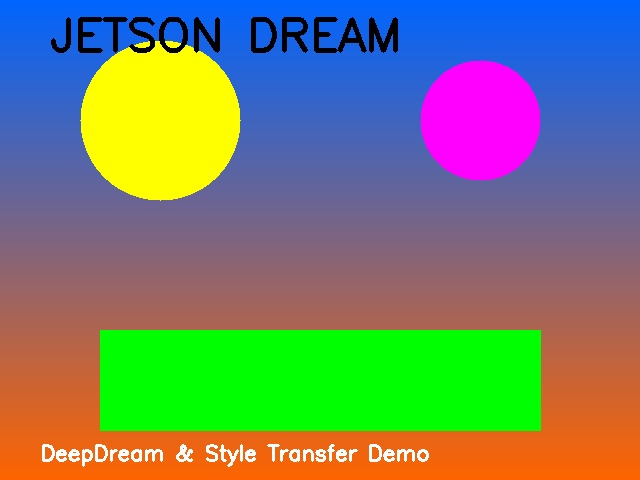
#> input picture test_image.jpg, 640 x 480 px
$ python demo_image.py test_image.jpg
#> lines starting #> are read from the running program, lines starting #| are printed output that depends on the picture
### scripts/dream_engine.py
#!/usr/bin/env python3
"""
DeepDream engine — real-time dreamy video processing.

Uses PyTorch InceptionV3 to maximize activations in selected layers,
producing the classic psychedelic / hallucinatory DeepDream effect.
Optimized for Jetson Orin Nano with TensorRT when available.

Controllable parameters:
  - layer_index:  Which Inception layer to dream on (0-9). Shallow layers
                  produce textures/edges, deep layers produce eyes/faces/dogs.
  - intensity:    Gradient step size (dream strength per iteration).
  - octaves:      Number of resolution scales (more = richer detail, slower).
  - octave_scale: Downscale factor between octaves.
  - iterations:   Gradient ascent steps per octave.
  - feedback:     How much of the previous dreamed frame feeds into the next
                  (0 = no feedback / each frame independent, 1 = full recursion).
  - zoom:         Slow zoom into center each frame (for the classic zoom effect).
  - jitter:       Random shift before each gradient step (reduces tile artifacts).
"""

import numpy as np

try:
    import torch
    import torch.nn as nn
    from torchvision import models, transforms
except ImportError:
    torch = None

try:
    import cv2
except ImportError:
    cv2 = None


# ImageNet normalization constants
IMAGENET_MEAN = np.array([0.485, 0.456, 0.406], dtype=np.float32)
IMAGENET_STD = np.array([0.229, 0.224, 0.225], dtype=np.float32)

# Named layers we can dream on — ordered shallow → deep
DREAM_LAYERS = [
    "Conv2d_1a_3x3",       # 0 — edges, low-level patterns
    "Conv2d_2b_3x3",       # 1 — textures
    "Conv2d_3b_1x1",       # 2 — simple patterns
    "Conv2d_4a_3x3",       # 3 — complex textures
    "Mixed_5b",            # 4 — eyes, spirals
    "Mixed_5c",            # 5 — animal features
    "Mixed_5d",            # 6 — shapes, proto-objects
    "Mixed_6a",            # 7 — abstract structures
    "Mixed_6b",            # 8 — complex forms
    "Mixed_7a",            # 9 — high-level hallucinations
]


class InceptionDreamModel(nn.Module):
    """Wrapper around InceptionV3 that returns activations at a chosen layer."""

    # [41 lines left out: functions __init__, forward, not called in this run]


class DeepDreamEngine:
    """Real-time DeepDream processor for video frames."""

    def __init__(self, resolution: tuple[int, int] = (640, 480), turbo: bool = False):
        if torch is None:
            raise RuntimeError("PyTorch is required: pip install torch torchvision")
        if cv2 is None:
            raise RuntimeError("OpenCV is required: pip install opencv-python")

        self.resolution = resolution
        self.turbo = turbo
        self.device = torch.device("cuda" if torch.cuda.is_available() else "cpu")

        # Load model
        print(f"DeepDream: loading InceptionV3 on {self.device}...")
        self.model = InceptionDreamModel().to(self.device)
        self.model.eval()
        for param in self.model.parameters():
            param.requires_grad_(False)

        # FP16 + AMP for turbo mode
        self._amp_enabled = turbo and torch.cuda.is_available()
        if self._amp_enabled:
            print("DeepDream: AMP FP16 enabled")

        print("DeepDream: model loaded")

        # Processing parameters (updated each frame from MIDI)
        self.layer_index = 4          # Start with Mixed_5b (eyes/spirals)
        self.intensity = 0.02         # Step size
        self.octaves = 3              # Number of octave scales
        self.octave_scale = 1.4       # Downscale factor
        self.iterations = 5           # Steps per octave
        self.feedback = 0.3           # Previous frame bleed [0-1]
        self.zoom = 1.002             # Zoom factor per frame (1.0 = none)
        self.jitter = 16              # Random shift to reduce tiling
        self.hue_shift = 0.0          # Color rotation [0-1]
        self.blur_amount = 0.0        # Post-blur [0-1]

        # Frame skip: only run full dream every N frames, reuse previous result
        self.frame_skip = 0           # 0 = process every frame, 2 = process every 3rd
        self._frame_counter = 0
        self._skip_result = None      # cached result for skipped frames

        # State
        self._prev_frame = None       # Previous output for feedback loop

        # Normalization transform
        self._normalize = transforms.Normalize(
            mean=IMAGENET_MEAN.tolist(),
            std=IMAGENET_STD.tolist(),
        )

    # [62 lines left out: functions target_layer, _preprocess, _postprocess, _dream_step, _apply_zoom, _apply_jitter, not called in this run]

    def _undo_jitter(self, tensor: "torch.Tensor", ox: int, oy: int) -> "torch.Tensor":
        return torch.roll(tensor, shifts=(-oy, -ox), dims=(2, 3))

    # [181 lines left out: functions _apply_hue_shift, process_frame, process_frame_fast, update_params, get_info, not called in this run]

### demo_image.py
#!/usr/bin/env python3
"""
Demo: Process a static image through DeepDream and Style Transfer.

Shows how the AI engines work without needing camera/MIDI.
"""

import sys
from pathlib import Path

# Ensure imports work
sys.path.insert(0, str(Path(__file__).parent))

import argparse
import cv2
import numpy as np

from scripts.dream_engine import DeepDreamEngine
from scripts.style_engine import StyleTransferEngine


def demo_image(image_path: str, output_dir: str = "demo_output"):
    """Process an image through both engines and save results."""
#> called with image_path = 'test_image.jpg', output_dir = 'demo_output'

    # Create output directory
    Path(output_dir).mkdir(exist_ok=True)

    # Load image
    print(f"Loading image: {image_path}")
    img = cv2.imread(image_path)
#> img is the input picture: shape (480, 640, 3); mean B, G, R 108.5, 128.6, 116.7
    if img is None:
        print(f"ERROR: Cannot load image {image_path}")
        return

    h, w = img.shape[:2]
#> h = 480; w = 640
    print(f"  Resolution: {w}×{h}")
#|   Resolution: 640×480

    # Resize to processing resolution for speed
    proc_w, proc_h = 480, 360
    if (w, h) != (proc_w, proc_h):
        img = cv2.resize(img, (proc_w, proc_h))
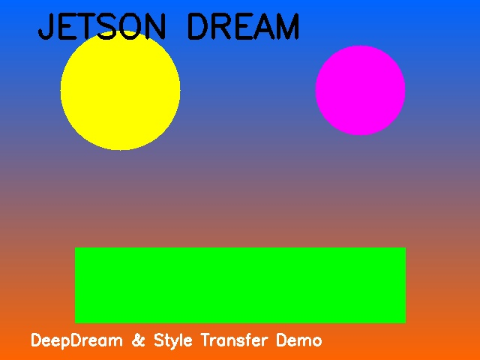
#> img: shape (360, 480, 3); mean B, G, R 108.5, 128.6, 116.7
        print(f"  Resized to: {proc_w}×{proc_h} for processing")

    orig = img.copy()

    print("\n" + "="*60)
    print("DEEPDREAM ENGINE")
    print("="*60)

    # Initialize DeepDream
    dream = DeepDreamEngine(resolution=(proc_w, proc_h), turbo=False)

    # Process with different layers
    print("\nProcessing DeepDream at different layers:")
    print("  (Layer 0=textures, 4=balanced, 9=extreme)")

    for layer in [0, 4, 9]:
        print(f"\n  Layer {layer}...", end=" ", flush=True)
        dream.layer_index = layer
        dream.intensity = 0.03
        dream.octaves = 3
        dream.iterations = 5

        result = dream.process_frame(orig.copy())

        output_path = f"{output_dir}/deepdream_layer{layer}.jpg"
        cv2.imwrite(output_path, result)
        print(f"✓ → {output_path}")

    print("\n" + "="*60)
    print("STYLE TRANSFER ENGINE")
    print("="*60)

    # Initialize Style Transfer
    style = StyleTransferEngine(models_dir="models", resolution=(proc_w, proc_h), turbo=False)

    print(f"\nAvailable styles: {style.style_names}")
    print("\nProcessing styles:")

    for i, style_name in enumerate(style.style_names[:4]):  # First 4 styles
        print(f"\n  Style {i}: {style_name}...", end=" ", flush=True)

        if not style.load_style(style_name):
            print("✗ Model not found (download first)")
            continue

        result = style.process_frame(orig.copy())

        # Sanitize filename
        safe_name = style_name.replace("/", "_").replace(" ", "_")
        output_path = f"{output_dir}/style_{safe_name}.jpg"
        cv2.imwrite(output_path, result)
        print(f"✓ → {output_path}")

    print("\n" + "="*60)
    print("BLEND MODE (50% Dream + 50% Style)")
    print("="*60)

    # Blend mode demo
    print("\nProcessing blend (InceptionV3 + Style Transfer)...")

    dream.layer_index = 6
    dream.intensity = 0.03
    dream.octaves = 2
    dream.iterations = 3

    dream_result = dream.process_frame(orig.copy())

    style.select_style_by_index(0)
    style_result = style.process_frame(orig.copy())

    blend_result = cv2.addWeighted(dream_result, 0.5, style_result, 0.5, 0)

    output_path = f"{output_dir}/blend_50_50.jpg"
    cv2.imwrite(output_path, blend_result)
    print(f"  ✓ → {output_path}")

    # Also try 70% domain 30% style
    blend_result_70 = cv2.addWeighted(dream_result, 0.7, style_result, 0.3, 0)
    output_path = f"{output_dir}/blend_70_30.jpg"
    cv2.imwrite(output_path, blend_result_70)
    print(f"  ✓ → {output_path}")

    print("\n" + "="*60)
    print("EFFECTS DEMO")
    print("="*60)

    # Test parameter variations
    print("\nTesting feedback loop (previous frame recursion)...")

    dream.layer_index = 4
    dream.intensity = 0.02
    dream.octaves = 2
    dream.iterations = 3
    dream.feedback = 0.3  # Accumulate 30% of previous

    feedback_frame = orig.copy()
    for i in range(5):
        feedback_frame = dream.process_frame(feedback_frame)
        if i == 4:  # Save final
            output_path = f"{output_dir}/feedback_recursive.jpg"
            cv2.imwrite(output_path, feedback_frame)
            print(f"  ✓ Iteration 5 → {output_path}")

    print("\n" + "="*60)
    print("PARAMETER SENSITIVITY")
    print("="*60)

    # Show how octaves affect output
    print("\nOctave impact (Dream mode):")
    dream.feedback = 0.0  # No feedback
    dream.layer_index = 4
    dream.intensity = 0.03
    dream.iterations = 5

    for octaves in [1, 2, 4]:
        dream.octaves = octaves
        result = dream.process_frame(orig.copy())
        output_path = f"{output_dir}/octaves_{octaves}.jpg"
        cv2.imwrite(output_path, result)
        print(f"  {octaves} octaves → {output_path}")

    # Show intensity impact
    print("\nIntensity impact (Dream mode, 2 octaves):")
    dream.octaves = 2

    for intensity in [0.01, 0.03, 0.08]:
        dream.intensity = intensity
        result = dream.process_frame(orig.copy())
        output_path = f"{output_dir}/intensity_{intensity:.3f}.jpg"
        cv2.imwrite(output_path, result)
        print(f"  intensity={intensity} → {output_path}")

    print("\n" + "="*60)
    print(f"✓ ALL DEMOS COMPLETE")
    print(f"  Output saved to: {output_dir}/")
    print("="*60)

    # List all outputs
    import os
    outputs = sorted(os.listdir(output_dir))
    print(f"\nGenerated {len(outputs)} images:")
    for fname in outputs:
        fpath = os.path.join(output_dir, fname)
        size = os.path.getsize(fpath) / 1024
        print(f"  • {fname} ({size:.1f} KB)")


def generate_test_image(output_path: str = "test_image.jpg", width: int = 640, height: int = 480):
    """Generate a test image with shapes and text."""
    img = np.ones((height, width, 3), dtype=np.uint8) * 255

    # Gradient background
    for y in range(height):
        img[y, :] = [int(255 * (1 - y/height)), 100, int(255 * y/height)]

    # Circles and shapes
    cv2.circle(img, (width//4, height//4), 80, (0, 255, 255), -1)
    cv2.circle(img, (3*width//4, height//4), 60, (255, 0, 255), -1)
    cv2.rectangle(img, (100, height-150), (width-100, height-50), (0, 255, 0), -1)

    # Text
    cv2.putText(img, "JETSON DREAM", (50, 50), cv2.FONT_HERSHEY_SIMPLEX, 1.5, (0, 0, 0), 3)
    cv2.putText(img, "DeepDream & Style Transfer Demo", (40, height-20),
                cv2.FONT_HERSHEY_SIMPLEX, 0.7, (255, 255, 255), 2)

    cv2.imwrite(output_path, img)
    print(f"Generated test image: {output_path}")
    return output_path


if __name__ == "__main__":
    parser = argparse.ArgumentParser(description="Demo AI engines on static image")
    parser.add_argument("image", nargs="?", default=None,
                       help="Input image path (or auto-generate test image)")
    parser.add_argument("-o", "--output", default="demo_output",
                       help="Output directory (default: demo_output/)")
    parser.add_argument("--generate", action="store_true",
                       help="Generate a test image if none provided")

    args = parser.parse_args()

    # Use provided image or generate one
    if args.image:
        image_path = args.image
    elif args.generate or True:  # Auto-generate by default
        image_path = generate_test_image()
    else:
        print("ERROR: Provide an image or use --generate")
        sys.exit(1)

    demo_image(image_path, args.output)
#> (the call stopped at in __init__, `self.device = torch.device("cuda" if torch.cuda.is_available() else "c..`: torch is not available in this run)
